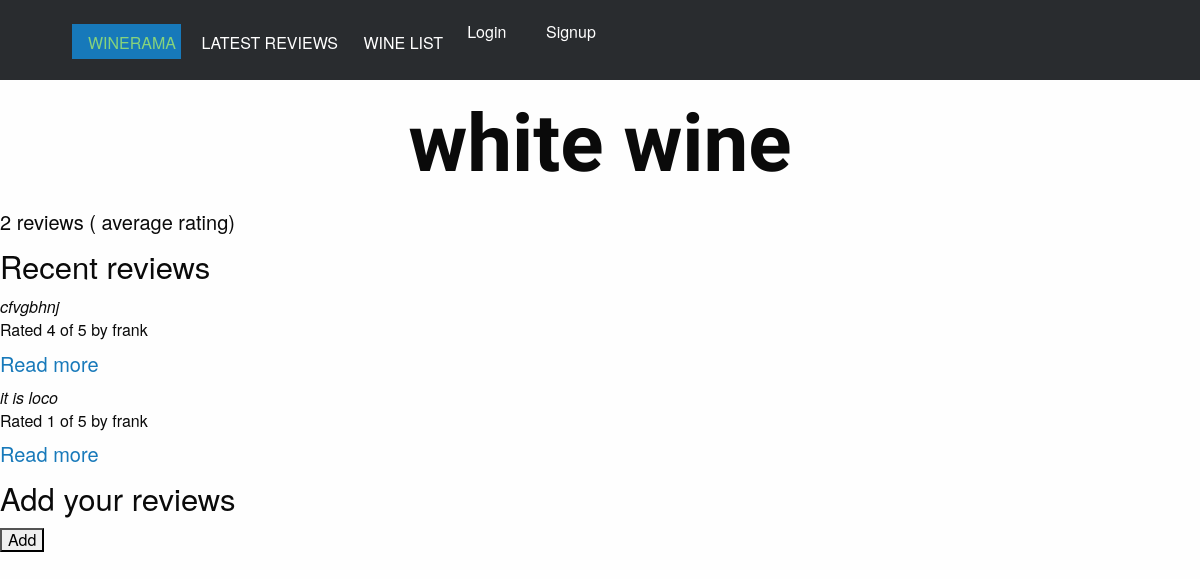
The page /wine/2/ on the database its author committed.
### reviews/models.py (models this page shows, shortened)
class Wine (models.Model):
    name =  models.CharField(max_length=200)
    description = models.TextField(null=True)

class Review(models.Model):
    RATING_CHOICES = (
        (1, '1'),
        (2, '2'),
        (3, '3'),
        (4, '4'),
        (5, '5'),
    )
    wine = models.ForeignKey(Wine)
    pub_date = models.DateTimeField('date published')
    user_name = models.CharField(max_length=100)
    comment = models.CharField(max_length=200)
    rating = models.IntegerField(choices=RATING_CHOICES)

### reviews/views.py (the view)
# urls.py: url(r'^wine/(?P<wine_id>[0-9]+)/$', views.wine_detail, name='wine_detail'),
def wine_detail(request, wine_id):
    wine = get_object_or_404(Wine, pk=wine_id)
    form = ReviewForm()
    return render(request, 'reviews/wine_detail.html', {'wine' : wine, })

### reviews/templates/reviews/wine_detail.html (shortened to what this page needs)
{% extends 'reviews/base.html' %}
{% load staticfiles %}
{% block title %}
    <h2>{{ wine.name }}</h2>
    <h5>{{ wine.review_set.count }} reviews ({{ wine.average_rating | floatformat }} average rating)</h5>
{% endblock %}
{% block content %}
    <h3>Recent reviews</h3>
    {% if wine.review_set.all %}
        <div>
            {% for review in wine.review_set.all %}
                <div>
                    <em>{{ review.comment }}</em>
                    <h6>Rated {{ review.rating }} of 5 by {{ review.user_name }}</h6>
                    <h5><a href="{% url 'reviews:review_detail' review.id %}">
                        Read more
                    </a></h5>
                </div>
            {% endfor %}
        </div>
    {% else %}
        <p>No reviews for this wine yet</p>
    {% endif %}
    <h3>Add your reviews</h3>
    <form action = "{% url 'reviews:add_review' wine.id %}" method="post">
        <input type="submit" value="Add"/>
    </form>
{% endblock %}

### static/css/aapp.css (style rules this page uses)
h2 { font-family: 'Great Vibes', cursive; font-size: 5rem; }
h2 { text-align: center; font-weight: 700; }

### rows shown on the page
Wine: name "white wine", review_set.count "2"
Review: comment "cfvgbhnj", rating "4", user_name "frank"
Review: comment "it is loco", rating "1", user_name "frank"
